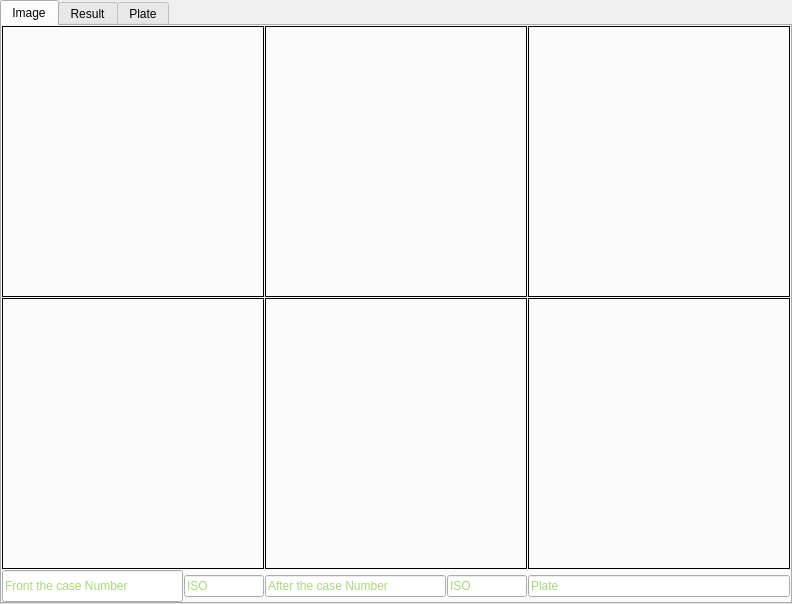
<?xml version="1.0" encoding="UTF-8"?>
<ui version="4.0">
 <class>DataWidget</class>
 <widget class="QWidget" name="DataWidget">
  <property name="geometry">
   <rect>
    <x>0</x>
    <y>0</y>
    <width>792</width>
    <height>604</height>
   </rect>
  </property>
  <property name="windowTitle">
   <string>Form</string>
  </property>
  <layout class="QGridLayout" name="gridLayout_2">
   <property name="leftMargin">
    <number>0</number>
   </property>
   <property name="topMargin">
    <number>0</number>
   </property>
   <property name="rightMargin">
    <number>0</number>
   </property>
   <property name="bottomMargin">
    <number>0</number>
   </property>
   <property name="spacing">
    <number>0</number>
   </property>
   <item row="0" column="0">
    <widget class="QTabWidget" name="tabWidget">
     <property name="enabled">
      <bool>true</bool>
     </property>
     <property name="sizePolicy">
      <sizepolicy hsizetype="Preferred" vsizetype="Preferred">
       <horstretch>0</horstretch>
       <verstretch>0</verstretch>
      </sizepolicy>
     </property>
     <property name="tabShape">
      <enum>QTabWidget::Rounded</enum>
     </property>
     <property name="currentIndex">
      <number>0</number>
     </property>
     <property name="iconSize">
      <size>
       <width>16</width>
       <height>16</height>
      </size>
     </property>
     <property name="tabsClosable">
      <bool>false</bool>
     </property>
     <property name="movable">
      <bool>false</bool>
     </property>
     <widget class="QWidget" name="tab">
      <property name="sizePolicy">
       <sizepolicy hsizetype="Preferred" vsizetype="Preferred">
        <horstretch>0</horstretch>
        <verstretch>0</verstretch>
       </sizepolicy>
      </property>
      <attribute name="title">
       <string>Image</string>
      </attribute>
      <layout class="QGridLayout" name="gridLayout">
       <property name="leftMargin">
        <number>0</number>
       </property>
       <property name="topMargin">
        <number>0</number>
       </property>
       <property name="rightMargin">
        <number>0</number>
       </property>
       <property name="bottomMargin">
        <number>0</number>
       </property>
       <property name="spacing">
        <number>1</number>
       </property>
       <item row="0" column="0">
        <widget class="QLabel" name="Img_LeftAfter_label">
         <property name="sizePolicy">
          <sizepolicy hsizetype="Expanding" vsizetype="Expanding">
           <horstretch>0</horstretch>
           <verstretch>0</verstretch>
          </sizepolicy>
         </property>
         <property name="acceptDrops">
          <bool>false</bool>
         </property>
         <property name="autoFillBackground">
          <bool>false</bool>
         </property>
         <property name="frameShape">
          <enum>QFrame::Panel</enum>
         </property>
         <property name="text">
          <string/>
         </property>
         <property name="textFormat">
          <enum>Qt::AutoText</enum>
         </property>
         <property name="scaledContents">
          <bool>true</bool>
         </property>
         <property name="alignment">
          <set>Qt::AlignBottom|Qt::AlignLeading|Qt::AlignLeft</set>
         </property>
        </widget>
       </item>
       <item row="0" column="1">
        <widget class="QLabel" name="Img_LeftFront_label">
         <property name="sizePolicy">
          <sizepolicy hsizetype="Expanding" vsizetype="Expanding">
           <horstretch>0</horstretch>
           <verstretch>0</verstretch>
          </sizepolicy>
         </property>
         <property name="frameShape">
          <enum>QFrame::Panel</enum>
         </property>
         <property name="text">
          <string/>
         </property>
         <property name="scaledContents">
          <bool>true</bool>
         </property>
         <property name="alignment">
          <set>Qt::AlignBottom|Qt::AlignLeading|Qt::AlignLeft</set>
         </property>
        </widget>
       </item>
       <item row="1" column="0">
        <widget class="QLabel" name="Img_After_label">
         <property name="sizePolicy">
          <sizepolicy hsizetype="Expanding" vsizetype="Expanding">
           <horstretch>0</horstretch>
           <verstretch>0</verstretch>
          </sizepolicy>
         </property>
         <property name="frameShape">
          <enum>QFrame::Panel</enum>
         </property>
         <property name="text">
          <string/>
         </property>
         <property name="scaledContents">
          <bool>true</bool>
         </property>
         <property name="alignment">
          <set>Qt::AlignBottom|Qt::AlignLeading|Qt::AlignLeft</set>
         </property>
        </widget>
       </item>
       <item row="1" column="1">
        <widget class="QLabel" name="Img_RightAfter_label">
         <property name="sizePolicy">
          <sizepolicy hsizetype="Expanding" vsizetype="Expanding">
           <horstretch>0</horstretch>
           <verstretch>0</verstretch>
          </sizepolicy>
         </property>
         <property name="frameShape">
          <enum>QFrame::Panel</enum>
         </property>
         <property name="text">
          <string/>
         </property>
         <property name="scaledContents">
          <bool>true</bool>
         </property>
         <property name="alignment">
          <set>Qt::AlignBottom|Qt::AlignLeading|Qt::AlignLeft</set>
         </property>
        </widget>
       </item>
       <item row="1" column="2">
        <widget class="QLabel" name="Img_RightFront_label">
         <property name="sizePolicy">
          <sizepolicy hsizetype="Expanding" vsizetype="Expanding">
           <horstretch>0</horstretch>
           <verstretch>0</verstretch>
          </sizepolicy>
         </property>
         <property name="frameShape">
          <enum>QFrame::Panel</enum>
         </property>
         <property name="text">
          <string/>
         </property>
         <property name="scaledContents">
          <bool>true</bool>
         </property>
         <property name="alignment">
          <set>Qt::AlignBottom|Qt::AlignLeading|Qt::AlignLeft</set>
         </property>
        </widget>
       </item>
       <item row="2" column="0" colspan="3">
        <layout class="QHBoxLayout" name="horizontalLayout_3">
         <item>
          <layout class="QHBoxLayout" name="horizontalLayout">
           <item>
            <widget class="QLineEdit" name="lineEdit_5">
             <property name="minimumSize">
              <size>
               <width>0</width>
               <height>32</height>
              </size>
             </property>
             <property name="maximumSize">
              <size>
               <width>16777215</width>
               <height>32</height>
              </size>
             </property>
             <property name="styleSheet">
              <string notr="true">color: rgb(85, 170, 0);</string>
             </property>
             <property name="text">
              <string/>
             </property>
             <property name="readOnly">
              <bool>true</bool>
             </property>
             <property name="placeholderText">
              <string>Front the case Number</string>
             </property>
            </widget>
           </item>
           <item>
            <widget class="QLineEdit" name="lineEdit_7">
             <property name="sizePolicy">
              <sizepolicy hsizetype="Fixed" vsizetype="Fixed">
               <horstretch>0</horstretch>
               <verstretch>0</verstretch>
              </sizepolicy>
             </property>
             <property name="minimumSize">
              <size>
               <width>80</width>
               <height>0</height>
              </size>
             </property>
             <property name="maximumSize">
              <size>
               <width>80</width>
               <height>16777215</height>
              </size>
             </property>
             <property name="styleSheet">
              <string notr="true">color: rgb(85, 170, 0);</string>
             </property>
             <property name="readOnly">
              <bool>true</bool>
             </property>
             <property name="placeholderText">
              <string>ISO</string>
             </property>
            </widget>
           </item>
          </layout>
         </item>
         <item>
          <layout class="QHBoxLayout" name="horizontalLayout_2">
           <item>
            <widget class="QLineEdit" name="lineEdit_9">
             <property name="styleSheet">
              <string notr="true">color: rgb(85, 170, 0);</string>
             </property>
             <property name="readOnly">
              <bool>true</bool>
             </property>
             <property name="placeholderText">
              <string>After the case Number</string>
             </property>
            </widget>
           </item>
           <item>
            <widget class="QLineEdit" name="lineEdit_8">
             <property name="sizePolicy">
              <sizepolicy hsizetype="Fixed" vsizetype="Fixed">
               <horstretch>0</horstretch>
               <verstretch>0</verstretch>
              </sizepolicy>
             </property>
             <property name="minimumSize">
              <size>
               <width>80</width>
               <height>0</height>
              </size>
             </property>
             <property name="maximumSize">
              <size>
               <width>80</width>
               <height>16777215</height>
              </size>
             </property>
             <property name="styleSheet">
              <string notr="true">color: rgb(85, 170, 0);</string>
             </property>
             <property name="readOnly">
              <bool>true</bool>
             </property>
             <property name="placeholderText">
              <string>ISO</string>
             </property>
            </widget>
           </item>
          </layout>
         </item>
         <item>
          <widget class="QLineEdit" name="lineEdit_10">
           <property name="styleSheet">
            <string notr="true">color: rgb(85, 170, 0);</string>
           </property>
           <property name="readOnly">
            <bool>true</bool>
           </property>
           <property name="placeholderText">
            <string>Plate</string>
           </property>
          </widget>
         </item>
        </layout>
       </item>
       <item row="0" column="2">
        <widget class="QLabel" name="Img_Front_label">
         <property name="frameShape">
          <enum>QFrame::Panel</enum>
         </property>
         <property name="text">
          <string/>
         </property>
         <property name="scaledContents">
          <bool>true</bool>
         </property>
        </widget>
       </item>
      </layout>
     </widget>
     <widget class="QWidget" name="tab_2">
      <attribute name="title">
       <string>Result</string>
      </attribute>
      <layout class="QGridLayout" name="gridLayout_9">
       <property name="leftMargin">
        <number>0</number>
       </property>
       <property name="topMargin">
        <number>0</number>
       </property>
       <property name="rightMargin">
        <number>0</number>
       </property>
       <property name="bottomMargin">
        <number>0</number>
       </property>
       <property name="spacing">
        <number>0</number>
       </property>
       <item row="0" column="0">
        <widget class="QGroupBox" name="groupBox">
         <property name="enabled">
          <bool>true</bool>
         </property>
         <property name="title">
          <string>Detector state</string>
         </property>
         <layout class="QGridLayout" name="gridLayout_5">
          <property name="leftMargin">
           <number>6</number>
          </property>
          <property name="topMargin">
           <number>6</number>
          </property>
          <property name="rightMargin">
           <number>6</number>
          </property>
          <property name="bottomMargin">
           <number>6</number>
          </property>
          <property name="spacing">
           <number>6</number>
          </property>
          <item row="0" column="0">
           <widget class="QCheckBox" name="checkBox_2">
            <property name="enabled">
             <bool>false</bool>
            </property>
            <property name="styleSheet">
             <string notr="true">color: rgb(0, 85, 255);</string>
            </property>
            <property name="text">
             <string>A1</string>
            </property>
            <property name="tristate">
             <bool>false</bool>
            </property>
           </widget>
          </item>
          <item row="0" column="1">
           <widget class="QCheckBox" name="checkBox_3">
            <property name="enabled">
             <bool>false</bool>
            </property>
            <property name="styleSheet">
             <string notr="true">color: rgb(0, 85, 255);</string>
            </property>
            <property name="text">
             <string>A2</string>
            </property>
           </widget>
          </item>
          <item row="0" column="2">
           <widget class="QCheckBox" name="checkBox_4">
            <property name="enabled">
             <bool>false</bool>
            </property>
            <property name="styleSheet">
             <string notr="true">color: rgb(0, 85, 255);</string>
            </property>
            <property name="text">
             <string>B1</string>
            </property>
           </widget>
          </item>
          <item row="0" column="3">
           <widget class="QCheckBox" name="checkBox_5">
            <property name="enabled">
             <bool>false</bool>
            </property>
            <property name="styleSheet">
             <string notr="true">color: rgb(0, 85, 255);</string>
            </property>
            <property name="text">
             <string>B2</string>
            </property>
           </widget>
          </item>
          <item row="0" column="4">
           <widget class="QCheckBox" name="checkBox_6">
            <property name="enabled">
             <bool>false</bool>
            </property>
            <property name="styleSheet">
             <string notr="true">color: rgb(0, 85, 255);</string>
            </property>
            <property name="text">
             <string>D1</string>
            </property>
           </widget>
          </item>
          <item row="0" column="5">
           <widget class="QCheckBox" name="checkBox_7">
            <property name="enabled">
             <bool>false</bool>
            </property>
            <property name="styleSheet">
             <string notr="true">color: rgb(0, 85, 255);</string>
            </property>
            <property name="text">
             <string>D2</string>
            </property>
           </widget>
          </item>
         </layout>
        </widget>
       </item>
       <item row="1" column="0">
        <widget class="QGroupBox" name="groupBox_4">
         <property name="title">
          <string>State of the camera</string>
         </property>
         <property name="flat">
          <bool>false</bool>
         </property>
         <property name="checkable">
          <bool>false</bool>
         </property>
         <layout class="QGridLayout" name="gridLayout_8">
          <item row="0" column="0">
           <widget class="QCheckBox" name="Front_Camera_checkBox">
            <property name="enabled">
             <bool>false</bool>
            </property>
            <property name="styleSheet">
             <string notr="true">color: rgb(0, 85, 255);</string>
            </property>
            <property name="text">
             <string>Front</string>
            </property>
            <property name="checkable">
             <bool>true</bool>
            </property>
            <property name="checked">
             <bool>false</bool>
            </property>
           </widget>
          </item>
          <item row="0" column="1">
           <widget class="QCheckBox" name="After_Camera_checkBox">
            <property name="enabled">
             <bool>false</bool>
            </property>
            <property name="styleSheet">
             <string notr="true">color: rgb(0, 85, 255);</string>
            </property>
            <property name="text">
             <string>After</string>
            </property>
           </widget>
          </item>
          <item row="0" column="2">
           <widget class="QCheckBox" name="Left_Camera_checkBox">
            <property name="enabled">
             <bool>false</bool>
            </property>
            <property name="styleSheet">
             <string notr="true">color: rgb(0, 85, 255);</string>
            </property>
            <property name="text">
             <string>Left</string>
            </property>
           </widget>
          </item>
          <item row="0" column="3">
           <widget class="QCheckBox" name="Right_Camera_checkBox">
            <property name="enabled">
             <bool>false</bool>
            </property>
            <property name="styleSheet">
             <string notr="true">color: rgb(0, 85, 255);</string>
            </property>
            <property name="text">
             <string>Right</string>
            </property>
           </widget>
          </item>
          <item row="0" column="4">
           <widget class="QCheckBox" name="Plate_Camera_checkBox">
            <property name="enabled">
             <bool>false</bool>
            </property>
            <property name="styleSheet">
             <string notr="true">color: rgb(0, 85, 255);</string>
            </property>
            <property name="text">
             <string>Plate</string>
            </property>
           </widget>
          </item>
          <item row="0" column="5">
           <widget class="QCheckBox" name="Top_Camera_checkBox">
            <property name="enabled">
             <bool>false</bool>
            </property>
            <property name="styleSheet">
             <string notr="true">color: rgb(0, 85, 255);</string>
            </property>
            <property name="text">
             <string>Top</string>
            </property>
            <property name="checkable">
             <bool>false</bool>
            </property>
           </widget>
          </item>
         </layout>
        </widget>
       </item>
       <item row="2" column="0">
        <widget class="QGroupBox" name="groupBox_3">
         <property name="sizePolicy">
          <sizepolicy hsizetype="Preferred" vsizetype="Preferred">
           <horstretch>0</horstretch>
           <verstretch>0</verstretch>
          </sizepolicy>
         </property>
         <property name="title">
          <string>Identify container the results</string>
         </property>
         <layout class="QGridLayout" name="gridLayout_7">
          <property name="leftMargin">
           <number>0</number>
          </property>
          <property name="topMargin">
           <number>0</number>
          </property>
          <property name="rightMargin">
           <number>0</number>
          </property>
          <property name="bottomMargin">
           <number>0</number>
          </property>
          <property name="spacing">
           <number>0</number>
          </property>
          <item row="1" column="1">
           <widget class="QLineEdit" name="Infrared_logic_lineEdit">
            <property name="font">
             <font>
              <pointsize>15</pointsize>
             </font>
            </property>
            <property name="styleSheet">
             <string notr="true">color: rgb(0, 85, 255);</string>
            </property>
            <property name="readOnly">
             <bool>true</bool>
            </property>
            <property name="placeholderText">
             <string>Infrared logic result</string>
            </property>
           </widget>
          </item>
          <item row="0" column="0" colspan="2">
           <widget class="QLineEdit" name="lineEdit">
            <property name="font">
             <font>
              <pointsize>22</pointsize>
              <weight>50</weight>
              <bold>false</bold>
             </font>
            </property>
            <property name="styleSheet">
             <string notr="true">color: rgb(85, 170, 0);</string>
            </property>
            <property name="readOnly">
             <bool>true</bool>
            </property>
            <property name="placeholderText">
             <string>Front the case number</string>
            </property>
           </widget>
          </item>
          <item row="1" column="0" rowspan="2">
           <widget class="QLineEdit" name="lineEdit_2">
            <property name="maximumSize">
             <size>
              <width>70</width>
              <height>16777215</height>
             </size>
            </property>
            <property name="font">
             <font>
              <pointsize>15</pointsize>
             </font>
            </property>
            <property name="styleSheet">
             <string notr="true">color: rgb(85, 170, 0);</string>
            </property>
            <property name="readOnly">
             <bool>true</bool>
            </property>
            <property name="placeholderText">
             <string>ISO1</string>
            </property>
           </widget>
          </item>
          <item row="1" column="2">
           <widget class="QLineEdit" name="lineEdit_4">
            <property name="maximumSize">
             <size>
              <width>70</width>
              <height>16777215</height>
             </size>
            </property>
            <property name="font">
             <font>
              <pointsize>15</pointsize>
             </font>
            </property>
            <property name="styleSheet">
             <string notr="true">color: rgb(85, 170, 0);</string>
            </property>
            <property name="readOnly">
             <bool>true</bool>
            </property>
            <property name="placeholderText">
             <string>ISO2</string>
            </property>
           </widget>
          </item>
          <item row="1" column="3">
           <widget class="QLineEdit" name="lineEdit_6">
            <property name="font">
             <font>
              <pointsize>15</pointsize>
             </font>
            </property>
            <property name="styleSheet">
             <string notr="true">color: rgb(0, 85, 255);</string>
            </property>
            <property name="readOnly">
             <bool>true</bool>
            </property>
            <property name="placeholderText">
             <string>License plate number</string>
            </property>
           </widget>
          </item>
          <item row="0" column="2" colspan="2">
           <widget class="QLineEdit" name="lineEdit_3">
            <property name="font">
             <font>
              <pointsize>22</pointsize>
              <weight>50</weight>
              <bold>false</bold>
             </font>
            </property>
            <property name="styleSheet">
             <string notr="true">color: rgb(85, 170, 0);</string>
            </property>
            <property name="echoMode">
             <enum>QLineEdit::Normal</enum>
            </property>
            <property name="readOnly">
             <bool>true</bool>
            </property>
            <property name="placeholderText">
             <string>After the case number</string>
            </property>
           </widget>
          </item>
         </layout>
        </widget>
       </item>
       <item row="3" column="0">
        <spacer name="verticalSpacer">
         <property name="orientation">
          <enum>Qt::Vertical</enum>
         </property>
         <property name="sizeHint" stdset="0">
          <size>
           <width>28</width>
           <height>70</height>
          </size>
         </property>
        </spacer>
       </item>
       <item row="4" column="0">
        <widget class="QGroupBox" name="groupBox_2">
         <property name="title">
          <string>Simulation capture</string>
         </property>
         <layout class="QGridLayout" name="gridLayout_6">
          <item row="0" column="3">
           <widget class="QPushButton" name="Capture_pushButton">
            <property name="text">
             <string>Capture</string>
            </property>
           </widget>
          </item>
          <item row="0" column="0" colspan="3">
           <widget class="QComboBox" name="Simulatiion_comboBox">
            <property name="editable">
             <bool>false</bool>
            </property>
            <item>
             <property name="text">
              <string>A small container</string>
             </property>
            </item>
            <item>
             <property name="text">
              <string>A large container</string>
             </property>
            </item>
            <item>
             <property name="text">
              <string>front of two small containers</string>
             </property>
            </item>
            <item>
             <property name="text">
              <string>after of two small containers</string>
             </property>
            </item>
            <item>
             <property name="text">
              <string>Clear pictures</string>
             </property>
            </item>
           </widget>
          </item>
          <item row="1" column="0" colspan="2">
           <widget class="QCheckBox" name="while_cycle_capture_checkBox">
            <property name="text">
             <string>Loop Capture Pictures</string>
            </property>
           </widget>
          </item>
         </layout>
        </widget>
       </item>
      </layout>
     </widget>
     <widget class="QWidget" name="tab_3">
      <attribute name="title">
       <string>Plate</string>
      </attribute>
      <layout class="QGridLayout" name="gridLayout_11">
       <property name="leftMargin">
        <number>0</number>
       </property>
       <property name="topMargin">
        <number>0</number>
       </property>
       <property name="rightMargin">
        <number>0</number>
       </property>
       <property name="bottomMargin">
        <number>0</number>
       </property>
       <property name="spacing">
        <number>0</number>
       </property>
       <item row="0" column="0" colspan="2">
        <widget class="QGroupBox" name="groupBox_5">
         <property name="sizePolicy">
          <sizepolicy hsizetype="Preferred" vsizetype="Expanding">
           <horstretch>0</horstretch>
           <verstretch>0</verstretch>
          </sizepolicy>
         </property>
         <property name="title">
          <string>Picture</string>
         </property>
         <layout class="QGridLayout" name="gridLayout_10">
          <property name="leftMargin">
           <number>0</number>
          </property>
          <property name="topMargin">
           <number>0</number>
          </property>
          <property name="rightMargin">
           <number>0</number>
          </property>
          <property name="bottomMargin">
           <number>0</number>
          </property>
          <property name="horizontalSpacing">
           <number>1</number>
          </property>
          <property name="verticalSpacing">
           <number>0</number>
          </property>
          <item row="0" column="0">
           <widget class="QLabel" name="label_3">
            <property name="frameShape">
             <enum>QFrame::Panel</enum>
            </property>
            <property name="text">
             <string/>
            </property>
            <property name="scaledContents">
             <bool>true</bool>
            </property>
           </widget>
          </item>
          <item row="0" column="1">
           <widget class="QLabel" name="label_5">
            <property name="frameShape">
             <enum>QFrame::Panel</enum>
            </property>
            <property name="text">
             <string/>
            </property>
            <property name="scaledContents">
             <bool>true</bool>
            </property>
           </widget>
          </item>
         </layout>
        </widget>
       </item>
       <item row="1" column="0" colspan="2">
        <widget class="QLabel" name="label_4">
         <property name="minimumSize">
          <size>
           <width>250</width>
           <height>50</height>
          </size>
         </property>
         <property name="maximumSize">
          <size>
           <width>250</width>
           <height>50</height>
          </size>
         </property>
         <property name="frameShape">
          <enum>QFrame::Panel</enum>
         </property>
         <property name="text">
          <string/>
         </property>
         <property name="scaledContents">
          <bool>true</bool>
         </property>
        </widget>
       </item>
       <item row="2" column="0">
        <layout class="QHBoxLayout" name="horizontalLayout_4">
         <item>
          <widget class="QLineEdit" name="lineEdit_11">
           <property name="readOnly">
            <bool>true</bool>
           </property>
          </widget>
         </item>
         <item>
          <widget class="QLabel" name="label">
           <property name="text">
            <string>Plate</string>
           </property>
          </widget>
         </item>
        </layout>
       </item>
       <item row="2" column="1">
        <layout class="QHBoxLayout" name="horizontalLayout_5">
         <item>
          <widget class="QLineEdit" name="lineEdit_12">
           <property name="readOnly">
            <bool>true</bool>
           </property>
          </widget>
         </item>
         <item>
          <widget class="QLabel" name="label_2">
           <property name="text">
            <string>Color</string>
           </property>
          </widget>
         </item>
        </layout>
       </item>
      </layout>
     </widget>
    </widget>
   </item>
  </layout>
 </widget>
 <resources/>
 <connections/>
</ui>
